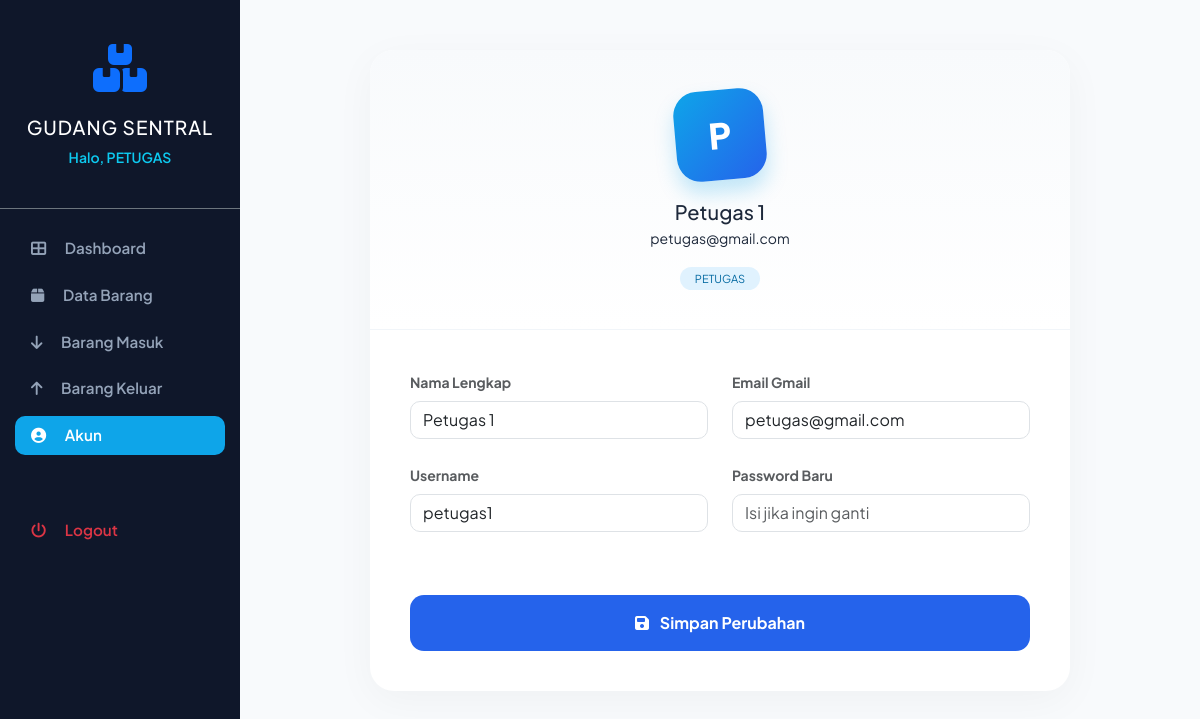
The app's page /akun.php (signed in) with its own data.
### tables this page shows
CREATE TABLE `users` (
  `id_user` int NOT NULL,
  `username` varchar(20) DEFAULT NULL,
  `nama_lengkap` varchar(200) DEFAULT NULL,
  `gmail` varchar(50) DEFAULT NULL,
  `role` enum('admin','petugas') DEFAULT NULL,
  `password` varchar(50) DEFAULT NULL
);

### akun.php (the view, shortened to what this page needs)
<?php
include 'header.php';
include 'sidebar.php';
$id_user = $_SESSION['id_user'];
$user_now = $conn->query("SELECT * FROM users WHERE id_user = '$id_user'")->fetch_assoc();
?>
<main class="content-wrapper">
    <div class="card-profile">
        <div class="profile-header">
            <div class="avatar-circle">
                <?= strtoupper(substr((string)($user_now['nama_lengkap'] ?? 'U'), 0, 1)) ?>
            </div>
            <h5 class="m-0 mb-1"><?= htmlspecialchars($user_now['nama_lengkap'] ?? 'User') ?></h5>
            <p class="small mb-3"><?= htmlspecialchars($user_now['gmail'] ?? '-') ?></p>
            <span class="badge-role" style="background: #e0f2fe; color: #0369a1; padding: 5px 15px; border-radius: 50px; font-size: 11px;">
                <?= strtoupper((string)($role ?? 'petugas')) ?>
            </span>
        </div>
        <div class="form-section" style="padding: 40px;">
            <form method="POST">
                <div class="row g-4">
                    <div class="col-md-6">
                        <label class="small fw-bold text-muted mb-2">Nama Lengkap</label>
                        <input type="text" name="nama_lengkap" class="form-control" style="border-radius: 10px;" value="<?= htmlspecialchars($user_now['nama_lengkap'] ?? '') ?>" required>
                    </div>
                    <div class="col-md-6">
                        <label class="small fw-bold text-muted mb-2">Email Gmail</label>
                        <input type="email" name="gmail" class="form-control" style="border-radius: 10px;" value="<?= htmlspecialchars($user_now['gmail'] ?? '') ?>" required>
                    </div>
                    <div class="col-md-6">
                        <label class="small fw-bold text-muted mb-2">Username</label>
                        <input type="text" name="username" class="form-control" style="border-radius: 10px;" value="<?= htmlspecialchars($user_now['username'] ?? '') ?>" required>
                    </div>
                    <div class="col-md-6">
                        <label class="small fw-bold text-muted mb-2">Password Baru</label>
                        <input type="password" name="password" class="form-control" style="border-radius: 10px;" placeholder="Isi jika ingin ganti">
                    </div>
                </div>
                <div class="mt-5">
                    <button type="submit" name="update_profil" class="btn btn-update">
                        <i class="fas fa-save me-2"></i> Simpan Perubahan
                    </button>
                </div>
            </form>
        </div>
    </div>
</main>
<?php include 'footer.php'; ?>

### akun.php (style rules this page uses)
.content-wrapper { display: flex; justify-content: center; align-items: flex-start; padding-top: 50px; background: #f8fafc; }
.card-profile { background: #fff; border-radius: 24px; border: none; box-shadow: 0 10px 40px rgba(0,0,0,0.04); width: 100%; max-width: 700px; overflow: hidden; margin-bottom: 50px; }
.profile-header { background: linear-gradient(to bottom, #f8fafc, #ffffff); padding: 40px; text-align: center; border-bottom: 1px solid #f1f5f9; }
.avatar-circle { width: 90px; height: 90px; background: linear-gradient(135deg, #0ea5e9, #2563eb); color: white; border-radius: 24px; display: flex; align-items: center; justify-content: center; margin: 0 auto 20px; font-size: 2.2rem; font-weight: 800; transform: rotate(-5deg); box-shadow: 0 12px 20px rgba(14, 165, 233, 0.25); }
.btn-update { background: #2563eb; border: none; padding: 16px; border-radius: 14px; font-weight: 700; color: white; width: 100%; margin-top: 15px; transition: all 0.3s; }

### records on screen
users: nama_lengkap "P", nama_lengkap "Petugas 1", gmail "petugas@gmail.com", username "petugas1"

### other values on screen
$role "PETUGAS"
